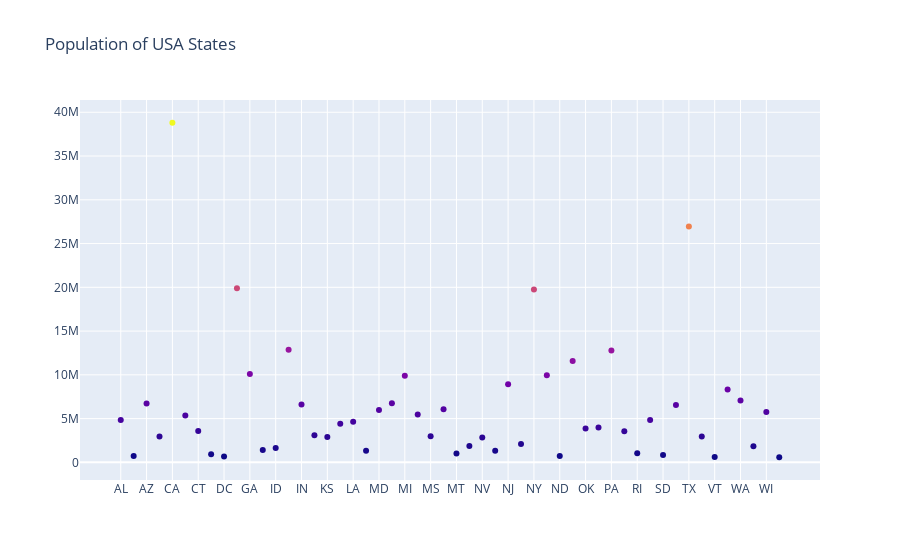

Notebook code cell kept with this figure:
### Code cell
import plotly.graph_objects as go
import pandas as pd

data= pd.read_csv("https://raw.githubusercontent.com/plotly/datasets/master/2014_usa_states.csv")

fig = go.Figure(data=go.Scatter(x=data['Postal'],
                                y=data['Population'],
                                mode='markers',
                                marker_color=data['Population'],
                                text=data['State'])) # hover text goes here

fig.update_layout(title=dict(text='Population of USA States'))
fig.show()

### Figure 1 — Plotly figure (JSON) as saved in the notebook; plotly's stock layout.template omitted (floating-point values rounded to 4 significant figures)
{"data": [{"marker": {"color": [4849377, 736732, 6731484, 2966369, 38802500, 5355866, 3596677, 935614, 658893, 19893297, 10097343, 1419561, 1634464, 12880580, 6596855, 3107126, 2904021, 4413457, 4649676, 1330089, 5976407, 6745408, 9909877, 5457173, 2994079, 6063589, 1023579, 1881503, 2839098, 1326813, 8938175, 2085572, 19746227, 9943964, 739482, 11594163, 3878051, 3970239, 12787209, 3548397, 1055173, 4832482, 853175, 6549352, 26956958, 2942902, 626562, 8326289, 7061530, 1850326, 5757564, 584153]}, "mode": "markers", "text": ["Alabama", "Alaska", "Arizona", "Arkansas", "California", "Colorado", "Connecticut", "Delaware", "District of Columbia", "Florida", "Georgia", "Hawaii", "Idaho", "Illinois", "Indiana", "Iowa", "Kansas", "Kentucky", "Louisiana", "Maine", "Maryland", "Massachusetts", "Michigan", "Minnesota", "Mississippi", "Missouri", "Montana", "Nebraska", "Nevada", "New Hampshire", "New Jersey", "New Mexico", "New York", "North Carolina", "North Dakota", "Ohio", "Oklahoma", "Oregon", "Pennsylvania", "Puerto Rico", "Rhode Island", "South Carolina", "South Dakota", "Tennessee", "Texas", "Utah", "Vermont", "Virginia", "Washington", "West Virginia", "Wisconsin", "Wyoming"], "type": "scatter", "x": ["AL", "AK", "AZ", "AR", "CA", "CO", "CT", "DE", "DC", "FL", "GA", "HI", "ID", "IL", "IN", "IA", "KS", "KY", "LA", "ME", "MD", "MA", "MI", "MN", "MS", "MO", "MT", "NE", "NV", "NH", "NJ", "NM", "NY", "NC", "ND", "OH", "OK", "OR", "PA", "PR", "RI", "SC", "SD", "TN", "TX", "UT", "VT", "VA", "WA", "WV", "WI", "WY"], "y": [4849377, 736732, 6731484, 2966369, 38802500, 5355866, 3596677, 935614, 658893, 19893297, 10097343, 1419561, 1634464, 12880580, 6596855, 3107126, 2904021, 4413457, 4649676, 1330089, 5976407, 6745408, 9909877, 5457173, 2994079, 6063589, 1023579, 1881503, 2839098, 1326813, 8938175, 2085572, 19746227, 9943964, 739482, 11594163, 3878051, 3970239, 12787209, 3548397, 1055173, 4832482, 853175, 6549352, 26956958, 2942902, 626562, 8326289, 7061530, 1850326, 5757564, 584153]}], "layout": {"autosize": true, "title": {"text": "Population of USA States"}, "xaxis": {"autorange": true, "range": [-3.06, 54.06], "type": "category"}, "yaxis": {"autorange": true, "range": [-2570000.0, 41960000.0], "type": "linear"}}}
